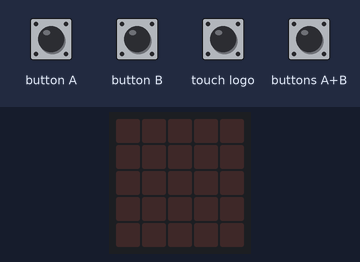
A program run on a simulated BBC micro:bit (MakeCode). On the bench: the board's 5×5 LED display. The test bench sets the inputs (shaded band).

Above: at 1.2 s.
1.3 s: button A pressed for 0.15 s
At 2.2 s:
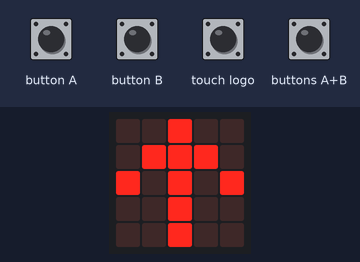
2.9 s: button B pressed for 0.15 s
At 3.4 s:
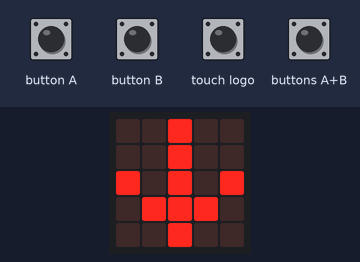
4.5 s: touch logo pressed for 0.15 s
At 5.8 s:
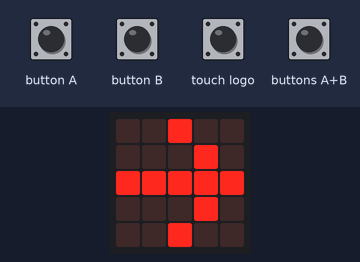
6.1 s: buttons A+B pressed for 0.15 s
At 7.1 s:
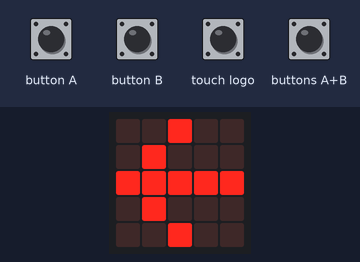
Timing chart, 0 to 8.7 s (numbered marks = the images above; inputs shaded):
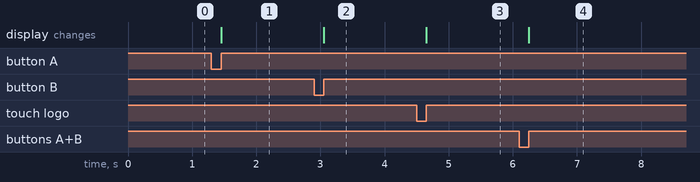

The program:

main.ts
```typescript
input.onButtonPressed(Button.A, function () {
    basic.showLeds(`
        . . # . .
        . # # # .
        # . # . #
        . . # . .
        . . # . .
        `)
})
input.onLogoEvent(TouchButtonEvent.Pressed, function () {
    basic.showLeds(`
        . . # . .
        . . . # .
        # # # # #
        . . . # .
        . . # . .
        `)
})
input.onButtonPressed(Button.AB, function () {
    basic.showLeds(`
        . . # . .
        . # . . .
        # # # # #
        . # . . .
        . . # . .
        `)
})
input.onButtonPressed(Button.B, function () {
    basic.showLeds(`
        . . # . .
        . . # . .
        # . # . #
        . # # # .
        . . # . .
        `)
})
```

test.ts
```typescript
// 在這裡測試；當此封包作為擴充功能時，將不會編譯此內容。
```

Measured:
- after the input at 1.3 s, the display: changes after 0.15 s (image 1)
- after the input at 2.9 s, the display: changes after 0.15 s (image 2)
- after the input at 4.5 s, the display: changes after 0.15 s (image 3)
- after the input at 6.1 s, the display: changes after 0.15 s (image 4)
